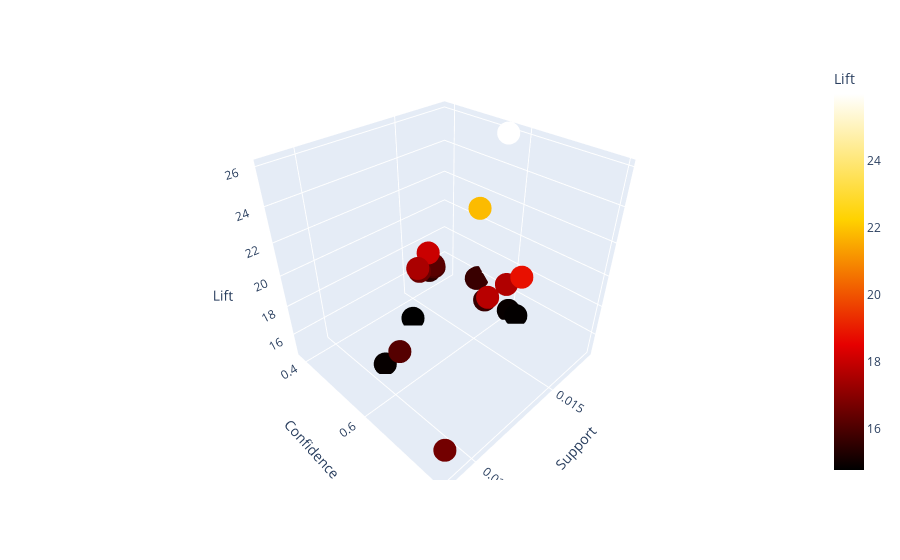

This figure's notebook cell:
### Code cell
import plotly.express as px


df = music_suggestion.sort_values(by='Lift',ascending=False)[:20]

fig = px.scatter_3d(df, x='Support', y='Confidence', z='Lift',hover_name='Associação',color='Lift',color_continuous_scale='hot')

fig.show()

### Figure 1 — Plotly figure (JSON) as saved in the notebook; plotly's stock layout.template omitted (floating-point values rounded to 4 significant figures)
{"data": [{"hovertemplate": "<b>%{hovertext}</b><br><br>Support=%{x}<br>Confidence=%{y}<br>Lift=%{marker.color}<extra></extra>", "hovertext": ["Lil Uzi Vert / You Was Right & Lil Uzi Vert / Money Longer", "Migos / Slippery (feat. Gucci Mane) & Migos / T-Shirt", "A Boogie Wit da Hoodie / Drowning (feat. Kodak Black) & Lil Uzi Vert / XO TOUR Llif3", "Future / Mask Off & Kodak Black / Tunnel Vision", "Kodak Black / Tunnel Vision & Lil Uzi Vert / XO TOUR Llif3", "Lil Uzi Vert / XO TOUR Llif3 & 21 Savage / Bank Account", "Lil Uzi Vert / XO TOUR Llif3 & Migos / Slippery (feat. Gucci Mane)", "Kendrick Lamar / HUMBLE. & Kendrick Lamar / DNA.", "Migos / Bad and Boujee (feat. Lil Uzi Vert) & Migos / T-Shirt", "Future / Mask Off & Migos / T-Shirt", "Future / Mask Off & Lil Uzi Vert / XO TOUR Llif3", "Future / Mask Off & Migos / Slippery (feat. Gucci Mane)", "Travis Scott / goosebumps & Migos / T-Shirt", "21 Savage / X (feat. Future) & Migos / Bad and Boujee (feat. Lil Uzi Vert)", "Migos / Slippery (feat. Gucci Mane) & Travis Scott / goosebumps", "Lil Uzi Vert / XO TOUR Llif3 & Migos / T-Shirt", "The Chainsmokers / Closer & Major Lazer / Cold Water (feat. Justin Bieber & MØ)", "Big Sean / Bounce Back & Migos / Bad and Boujee (feat. Lil Uzi Vert)", "Drake / Controlla & Drake / One Dance", "Lil Uzi Vert / XO TOUR Llif3 & Travis Scott / goosebumps"], "legendgroup": "", "marker": {"color": [25.97, 21.84, 18.8, 18.06, 17.77, 17.65, 17.55, 16.66, 16.51, 16.23, 16.16, 15.97, 15.72, 15.69, 15.65, 15.51, 14.91, 14.88, 14.84, 14.79], "coloraxis": "coloraxis", "symbol": "circle"}, "mode": "markers", "name": "", "scene": "scene", "showlegend": false, "type": "scatter3d", "x": [0.01242, 0.01342, 0.01342, 0.01442, 0.01479, 0.01332, 0.01532, 0.02137, 0.01463, 0.01347, 0.01905, 0.01337, 0.01221, 0.01337, 0.01226, 0.01342, 0.01253, 0.01937, 0.01253, 0.01632], "y": [0.5632, 0.5391, 0.6589, 0.4288, 0.6231, 0.6186, 0.4369, 0.7961, 0.4076, 0.4006, 0.5665, 0.3975, 0.4947, 0.5632, 0.4926, 0.3829, 0.6041, 0.5341, 0.6263, 0.4655], "z": [25.97, 21.84, 18.8, 18.06, 17.77, 17.65, 17.55, 16.66, 16.51, 16.23, 16.16, 15.97, 15.72, 15.69, 15.65, 15.51, 14.91, 14.88, 14.84, 14.79]}], "layout": {"coloraxis": {"colorbar": {"title": {"text": "Lift"}}, "colorscale": [[0, "rgb(0,0,0)"], [0.3333, "rgb(230,0,0)"], [0.6667, "rgb(255,210,0)"], [1, "rgb(255,255,255)"]]}, "legend": {"tracegroupgap": 0}, "margin": {"t": 60}, "scene": {"domain": {"x": [0, 1], "y": [0, 1]}, "xaxis": {"title": {"text": "Support"}}, "yaxis": {"title": {"text": "Confidence"}}, "zaxis": {"title": {"text": "Lift"}}}}}
